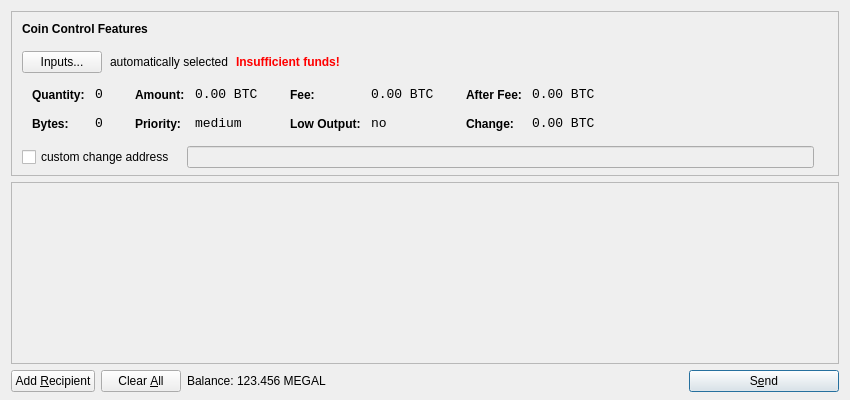
<?xml version="1.0" encoding="UTF-8"?>
<ui version="4.0">
 <class>SendCoinsDialog</class>
 <widget class="QDialog" name="SendCoinsDialog">
  <property name="geometry">
   <rect>
    <x>0</x>
    <y>0</y>
    <width>850</width>
    <height>400</height>
   </rect>
  </property>
  <property name="windowTitle">
   <string>Send Coins</string>
  </property>
  <layout class="QVBoxLayout" name="verticalLayout" stretch="0,1,0">
   <property name="bottomMargin">
    <number>8</number>
   </property>
   <item>
    <widget class="QFrame" name="frameCoinControl">
     <property name="sizePolicy">
      <sizepolicy hsizetype="Expanding" vsizetype="Expanding">
       <horstretch>0</horstretch>
       <verstretch>0</verstretch>
      </sizepolicy>
     </property>
     <property name="maximumSize">
      <size>
       <width>16777215</width>
       <height>16777215</height>
      </size>
     </property>
     <property name="frameShape">
      <enum>QFrame::StyledPanel</enum>
     </property>
     <property name="frameShadow">
      <enum>QFrame::Sunken</enum>
     </property>
     <layout class="QVBoxLayout" name="verticalLayoutCoinControl2">
      <property name="spacing">
       <number>-1</number>
      </property>
      <property name="leftMargin">
       <number>0</number>
      </property>
      <property name="topMargin">
       <number>0</number>
      </property>
      <property name="rightMargin">
       <number>0</number>
      </property>
      <property name="bottomMargin">
       <number>6</number>
      </property>
      <item>
       <layout class="QVBoxLayout" name="verticalLayoutCoinControl" stretch="0,0,0,0,1">
        <property name="spacing">
         <number>0</number>
        </property>
        <property name="leftMargin">
         <number>10</number>
        </property>
        <property name="topMargin">
         <number>10</number>
        </property>
        <item>
         <layout class="QHBoxLayout" name="horizontalLayoutCoinControl1">
          <property name="bottomMargin">
           <number>15</number>
          </property>
          <item>
           <widget class="QLabel" name="labelCoinControlFeatures">
            <property name="sizePolicy">
             <sizepolicy hsizetype="Preferred" vsizetype="Maximum">
              <horstretch>0</horstretch>
              <verstretch>0</verstretch>
             </sizepolicy>
            </property>
            <property name="font">
             <font>
              <weight>75</weight>
              <bold>true</bold>
             </font>
            </property>
            <property name="styleSheet">
             <string notr="true">font-weight:bold;</string>
            </property>
            <property name="text">
             <string>Coin Control Features</string>
            </property>
           </widget>
          </item>
         </layout>
        </item>
        <item>
         <layout class="QHBoxLayout" name="horizontalLayoutCoinControl2" stretch="0,0,0,0">
          <property name="spacing">
           <number>8</number>
          </property>
          <property name="bottomMargin">
           <number>10</number>
          </property>
          <item>
           <widget class="QPushButton" name="pushButtonCoinControl">
            <property name="styleSheet">
             <string notr="true"/>
            </property>
            <property name="text">
             <string>Inputs...</string>
            </property>
           </widget>
          </item>
          <item>
           <widget class="QLabel" name="labelCoinControlAutomaticallySelected">
            <property name="text">
             <string>automatically selected</string>
            </property>
            <property name="margin">
             <number>5</number>
            </property>
           </widget>
          </item>
          <item>
           <widget class="QLabel" name="labelCoinControlInsuffFunds">
            <property name="font">
             <font>
              <weight>75</weight>
              <bold>true</bold>
             </font>
            </property>
            <property name="styleSheet">
             <string notr="true">color:red;font-weight:bold;</string>
            </property>
            <property name="text">
             <string>Insufficient funds!</string>
            </property>
            <property name="margin">
             <number>5</number>
            </property>
           </widget>
          </item>
          <item>
           <spacer name="horizontalSpacerCoinControl">
            <property name="orientation">
             <enum>Qt::Horizontal</enum>
            </property>
            <property name="sizeHint" stdset="0">
             <size>
              <width>40</width>
              <height>1</height>
             </size>
            </property>
           </spacer>
          </item>
         </layout>
        </item>
        <item>
         <widget class="QWidget" name="widgetCoinControl" native="true">
          <property name="sizePolicy">
           <sizepolicy hsizetype="Preferred" vsizetype="Preferred">
            <horstretch>0</horstretch>
            <verstretch>0</verstretch>
           </sizepolicy>
          </property>
          <property name="minimumSize">
           <size>
            <width>0</width>
            <height>0</height>
           </size>
          </property>
          <property name="styleSheet">
           <string notr="true"/>
          </property>
          <layout class="QHBoxLayout" name="horizontalLayoutCoinControl5">
           <property name="margin">
            <number>0</number>
           </property>
           <item>
            <layout class="QHBoxLayout" name="horizontalLayoutCoinControl3" stretch="0,0,0,1">
             <property name="spacing">
              <number>20</number>
             </property>
             <property name="topMargin">
              <number>0</number>
             </property>
             <property name="bottomMargin">
              <number>10</number>
             </property>
             <item>
              <layout class="QFormLayout" name="formLayoutCoinControl1">
               <property name="horizontalSpacing">
                <number>10</number>
               </property>
               <property name="verticalSpacing">
                <number>14</number>
               </property>
               <property name="leftMargin">
                <number>10</number>
               </property>
               <property name="topMargin">
                <number>4</number>
               </property>
               <property name="rightMargin">
                <number>6</number>
               </property>
               <item row="0" column="0">
                <widget class="QLabel" name="labelCoinControlQuantityText">
                 <property name="styleSheet">
                  <string notr="true">font-weight:bold;</string>
                 </property>
                 <property name="text">
                  <string>Quantity:</string>
                 </property>
                 <property name="margin">
                  <number>0</number>
                 </property>
                </widget>
               </item>
               <item row="0" column="1">
                <widget class="QLabel" name="labelCoinControlQuantity">
                 <property name="font">
                  <font>
                   <family>Monospace</family>
                   <pointsize>10</pointsize>
                  </font>
                 </property>
                 <property name="cursor">
                  <cursorShape>IBeamCursor</cursorShape>
                 </property>
                 <property name="contextMenuPolicy">
                  <enum>Qt::ActionsContextMenu</enum>
                 </property>
                 <property name="text">
                  <string notr="true">0</string>
                 </property>
                 <property name="margin">
                  <number>0</number>
                 </property>
                 <property name="textInteractionFlags">
                  <set>Qt::LinksAccessibleByMouse|Qt::TextSelectableByKeyboard|Qt::TextSelectableByMouse</set>
                 </property>
                </widget>
               </item>
               <item row="1" column="0">
                <widget class="QLabel" name="labelCoinControlBytesText">
                 <property name="styleSheet">
                  <string notr="true">font-weight:bold;</string>
                 </property>
                 <property name="text">
                  <string>Bytes:</string>
                 </property>
                </widget>
               </item>
               <item row="1" column="1">
                <widget class="QLabel" name="labelCoinControlBytes">
                 <property name="font">
                  <font>
                   <family>Monospace</family>
                   <pointsize>10</pointsize>
                  </font>
                 </property>
                 <property name="cursor">
                  <cursorShape>IBeamCursor</cursorShape>
                 </property>
                 <property name="contextMenuPolicy">
                  <enum>Qt::ActionsContextMenu</enum>
                 </property>
                 <property name="text">
                  <string notr="true">0</string>
                 </property>
                 <property name="textInteractionFlags">
                  <set>Qt::LinksAccessibleByMouse|Qt::TextSelectableByKeyboard|Qt::TextSelectableByMouse</set>
                 </property>
                </widget>
               </item>
              </layout>
             </item>
             <item>
              <layout class="QFormLayout" name="formLayoutCoinControl2">
               <property name="horizontalSpacing">
                <number>10</number>
               </property>
               <property name="verticalSpacing">
                <number>14</number>
               </property>
               <property name="leftMargin">
                <number>6</number>
               </property>
               <property name="topMargin">
                <number>4</number>
               </property>
               <property name="rightMargin">
                <number>6</number>
               </property>
               <item row="0" column="0">
                <widget class="QLabel" name="labelCoinControlAmountText">
                 <property name="styleSheet">
                  <string notr="true">font-weight:bold;</string>
                 </property>
                 <property name="text">
                  <string>Amount:</string>
                 </property>
                 <property name="margin">
                  <number>0</number>
                 </property>
                </widget>
               </item>
               <item row="0" column="1">
                <widget class="QLabel" name="labelCoinControlAmount">
                 <property name="font">
                  <font>
                   <family>Monospace</family>
                   <pointsize>10</pointsize>
                  </font>
                 </property>
                 <property name="cursor">
                  <cursorShape>IBeamCursor</cursorShape>
                 </property>
                 <property name="contextMenuPolicy">
                  <enum>Qt::ActionsContextMenu</enum>
                 </property>
                 <property name="text">
                  <string notr="true">0.00 BTC</string>
                 </property>
                 <property name="textInteractionFlags">
                  <set>Qt::LinksAccessibleByMouse|Qt::TextSelectableByKeyboard|Qt::TextSelectableByMouse</set>
                 </property>
                </widget>
               </item>
               <item row="1" column="0">
                <widget class="QLabel" name="labelCoinControlPriorityText">
                 <property name="styleSheet">
                  <string notr="true">font-weight:bold;</string>
                 </property>
                 <property name="text">
                  <string>Priority:</string>
                 </property>
                </widget>
               </item>
               <item row="1" column="1">
                <widget class="QLabel" name="labelCoinControlPriority">
                 <property name="font">
                  <font>
                   <family>Monospace</family>
                   <pointsize>10</pointsize>
                  </font>
                 </property>
                 <property name="cursor">
                  <cursorShape>IBeamCursor</cursorShape>
                 </property>
                 <property name="contextMenuPolicy">
                  <enum>Qt::ActionsContextMenu</enum>
                 </property>
                 <property name="text">
                  <string>medium</string>
                 </property>
                 <property name="textInteractionFlags">
                  <set>Qt::LinksAccessibleByMouse|Qt::TextSelectableByKeyboard|Qt::TextSelectableByMouse</set>
                 </property>
                </widget>
               </item>
              </layout>
             </item>
             <item>
              <layout class="QFormLayout" name="formLayoutCoinControl3">
               <property name="horizontalSpacing">
                <number>10</number>
               </property>
               <property name="verticalSpacing">
                <number>14</number>
               </property>
               <property name="leftMargin">
                <number>6</number>
               </property>
               <property name="topMargin">
                <number>4</number>
               </property>
               <property name="rightMargin">
                <number>6</number>
               </property>
               <item row="0" column="0">
                <widget class="QLabel" name="labelCoinControlFeeText">
                 <property name="styleSheet">
                  <string notr="true">font-weight:bold;</string>
                 </property>
                 <property name="text">
                  <string>Fee:</string>
                 </property>
                 <property name="margin">
                  <number>0</number>
                 </property>
                </widget>
               </item>
               <item row="0" column="1">
                <widget class="QLabel" name="labelCoinControlFee">
                 <property name="font">
                  <font>
                   <family>Monospace</family>
                   <pointsize>10</pointsize>
                  </font>
                 </property>
                 <property name="cursor">
                  <cursorShape>IBeamCursor</cursorShape>
                 </property>
                 <property name="contextMenuPolicy">
                  <enum>Qt::ActionsContextMenu</enum>
                 </property>
                 <property name="text">
                  <string notr="true">0.00 BTC</string>
                 </property>
                 <property name="textInteractionFlags">
                  <set>Qt::LinksAccessibleByMouse|Qt::TextSelectableByKeyboard|Qt::TextSelectableByMouse</set>
                 </property>
                </widget>
               </item>
               <item row="1" column="0">
                <widget class="QLabel" name="labelCoinControlLowOutputText">
                 <property name="styleSheet">
                  <string notr="true">font-weight:bold;</string>
                 </property>
                 <property name="text">
                  <string>Low Output:</string>
                 </property>
                </widget>
               </item>
               <item row="1" column="1">
                <widget class="QLabel" name="labelCoinControlLowOutput">
                 <property name="font">
                  <font>
                   <family>Monospace</family>
                   <pointsize>10</pointsize>
                  </font>
                 </property>
                 <property name="cursor">
                  <cursorShape>IBeamCursor</cursorShape>
                 </property>
                 <property name="contextMenuPolicy">
                  <enum>Qt::ActionsContextMenu</enum>
                 </property>
                 <property name="text">
                  <string>no</string>
                 </property>
                 <property name="textInteractionFlags">
                  <set>Qt::LinksAccessibleByMouse|Qt::TextSelectableByKeyboard|Qt::TextSelectableByMouse</set>
                 </property>
                </widget>
               </item>
              </layout>
             </item>
             <item>
              <layout class="QFormLayout" name="formLayoutCoinControl4">
               <property name="horizontalSpacing">
                <number>10</number>
               </property>
               <property name="verticalSpacing">
                <number>14</number>
               </property>
               <property name="leftMargin">
                <number>6</number>
               </property>
               <property name="topMargin">
                <number>4</number>
               </property>
               <property name="rightMargin">
                <number>6</number>
               </property>
               <item row="0" column="0">
                <widget class="QLabel" name="labelCoinControlAfterFeeText">
                 <property name="styleSheet">
                  <string notr="true">font-weight:bold;</string>
                 </property>
                 <property name="text">
                  <string>After Fee:</string>
                 </property>
                 <property name="margin">
                  <number>0</number>
                 </property>
                </widget>
               </item>
               <item row="0" column="1">
                <widget class="QLabel" name="labelCoinControlAfterFee">
                 <property name="font">
                  <font>
                   <family>Monospace</family>
                   <pointsize>10</pointsize>
                  </font>
                 </property>
                 <property name="cursor">
                  <cursorShape>IBeamCursor</cursorShape>
                 </property>
                 <property name="contextMenuPolicy">
                  <enum>Qt::ActionsContextMenu</enum>
                 </property>
                 <property name="text">
                  <string notr="true">0.00 BTC</string>
                 </property>
                 <property name="textInteractionFlags">
                  <set>Qt::LinksAccessibleByMouse|Qt::TextSelectableByKeyboard|Qt::TextSelectableByMouse</set>
                 </property>
                </widget>
               </item>
               <item row="1" column="0">
                <widget class="QLabel" name="labelCoinControlChangeText">
                 <property name="styleSheet">
                  <string notr="true">font-weight:bold;</string>
                 </property>
                 <property name="text">
                  <string>Change:</string>
                 </property>
                </widget>
               </item>
               <item row="1" column="1">
                <widget class="QLabel" name="labelCoinControlChange">
                 <property name="font">
                  <font>
                   <family>Monospace</family>
                   <pointsize>10</pointsize>
                  </font>
                 </property>
                 <property name="cursor">
                  <cursorShape>IBeamCursor</cursorShape>
                 </property>
                 <property name="contextMenuPolicy">
                  <enum>Qt::ActionsContextMenu</enum>
                 </property>
                 <property name="text">
                  <string notr="true">0.00 BTC</string>
                 </property>
                 <property name="textInteractionFlags">
                  <set>Qt::LinksAccessibleByMouse|Qt::TextSelectableByKeyboard|Qt::TextSelectableByMouse</set>
                 </property>
                </widget>
               </item>
              </layout>
             </item>
            </layout>
           </item>
          </layout>
         </widget>
        </item>
        <item>
         <layout class="QHBoxLayout" name="horizontalLayoutCoinControl4" stretch="0,0,0">
          <property name="spacing">
           <number>12</number>
          </property>
          <property name="sizeConstraint">
           <enum>QLayout::SetDefaultConstraint</enum>
          </property>
          <property name="topMargin">
           <number>5</number>
          </property>
          <property name="rightMargin">
           <number>5</number>
          </property>
          <item>
           <widget class="QCheckBox" name="checkBoxCoinControlChange">
            <property name="text">
             <string>custom change address</string>
            </property>
           </widget>
          </item>
          <item>
           <widget class="QLineEdit" name="lineEditCoinControlChange">
            <property name="enabled">
             <bool>false</bool>
            </property>
            <property name="sizePolicy">
             <sizepolicy hsizetype="Expanding" vsizetype="Fixed">
              <horstretch>0</horstretch>
              <verstretch>0</verstretch>
             </sizepolicy>
            </property>
           </widget>
          </item>
          <item>
           <widget class="QLabel" name="labelCoinControlChangeLabel">
            <property name="sizePolicy">
             <sizepolicy hsizetype="Preferred" vsizetype="Expanding">
              <horstretch>0</horstretch>
              <verstretch>0</verstretch>
             </sizepolicy>
            </property>
            <property name="minimumSize">
             <size>
              <width>0</width>
              <height>0</height>
             </size>
            </property>
            <property name="text">
             <string/>
            </property>
            <property name="margin">
             <number>3</number>
            </property>
           </widget>
          </item>
         </layout>
        </item>
        <item>
         <spacer name="verticalSpacerCoinControl">
          <property name="orientation">
           <enum>Qt::Vertical</enum>
          </property>
          <property name="sizeHint" stdset="0">
           <size>
            <width>800</width>
            <height>1</height>
           </size>
          </property>
         </spacer>
        </item>
       </layout>
      </item>
     </layout>
    </widget>
   </item>
   <item>
    <widget class="QScrollArea" name="scrollArea">
     <property name="widgetResizable">
      <bool>true</bool>
     </property>
     <widget class="QWidget" name="scrollAreaWidgetContents">
      <property name="geometry">
       <rect>
        <x>0</x>
        <y>0</y>
        <width>830</width>
        <height>165</height>
       </rect>
      </property>
      <layout class="QVBoxLayout" name="verticalLayout_2">
       <property name="margin">
        <number>0</number>
       </property>
       <item>
        <layout class="QVBoxLayout" name="entries">
         <property name="spacing">
          <number>6</number>
         </property>
        </layout>
       </item>
       <item>
        <spacer name="verticalSpacer">
         <property name="orientation">
          <enum>Qt::Vertical</enum>
         </property>
         <property name="sizeHint" stdset="0">
          <size>
           <width>20</width>
           <height>40</height>
          </size>
         </property>
        </spacer>
       </item>
      </layout>
     </widget>
    </widget>
   </item>
   <item>
    <layout class="QHBoxLayout" name="horizontalLayout">
     <item>
      <widget class="QPushButton" name="addButton">
       <property name="toolTip">
        <string>Send to multiple recipients at once</string>
       </property>
       <property name="text">
        <string>Add &amp;Recipient</string>
       </property>
       <property name="icon">
        <iconset resource="../bitcoin.qrc">
         <normaloff>:/icons/add</normaloff>:/icons/add</iconset>
       </property>
       <property name="autoDefault">
        <bool>false</bool>
       </property>
      </widget>
     </item>
     <item>
      <widget class="QPushButton" name="clearButton">
       <property name="sizePolicy">
        <sizepolicy hsizetype="Minimum" vsizetype="Fixed">
         <horstretch>0</horstretch>
         <verstretch>0</verstretch>
        </sizepolicy>
       </property>
       <property name="toolTip">
        <string>Remove all transaction fields</string>
       </property>
       <property name="text">
        <string>Clear &amp;All</string>
       </property>
       <property name="icon">
        <iconset resource="../bitcoin.qrc">
         <normaloff>:/icons/remove</normaloff>:/icons/remove</iconset>
       </property>
       <property name="autoRepeatDelay">
        <number>300</number>
       </property>
       <property name="autoDefault">
        <bool>false</bool>
       </property>
      </widget>
     </item>
     <item>
      <layout class="QHBoxLayout" name="horizontalLayout_2">
       <property name="spacing">
        <number>3</number>
       </property>
       <item>
        <widget class="QLabel" name="label">
         <property name="text">
          <string>Balance:</string>
         </property>
        </widget>
       </item>
       <item>
        <widget class="QLabel" name="labelBalance">
         <property name="cursor">
          <cursorShape>IBeamCursor</cursorShape>
         </property>
         <property name="text">
          <string>123.456 MEGAL</string>
         </property>
         <property name="textInteractionFlags">
          <set>Qt::LinksAccessibleByMouse|Qt::TextSelectableByKeyboard|Qt::TextSelectableByMouse</set>
         </property>
        </widget>
       </item>
      </layout>
     </item>
     <item>
      <spacer name="horizontalSpacer">
       <property name="orientation">
        <enum>Qt::Horizontal</enum>
       </property>
       <property name="sizeHint" stdset="0">
        <size>
         <width>40</width>
         <height>20</height>
        </size>
       </property>
      </spacer>
     </item>
     <item>
      <widget class="QPushButton" name="sendButton">
       <property name="minimumSize">
        <size>
         <width>150</width>
         <height>0</height>
        </size>
       </property>
       <property name="toolTip">
        <string>Confirm the send action</string>
       </property>
       <property name="text">
        <string>S&amp;end</string>
       </property>
       <property name="icon">
        <iconset resource="../bitcoin.qrc">
         <normaloff>:/icons/send</normaloff>:/icons/send</iconset>
       </property>
       <property name="default">
        <bool>true</bool>
       </property>
      </widget>
     </item>
    </layout>
   </item>
  </layout>
 </widget>
 <resources>
  <include location="../bitcoin.qrc"/>
 </resources>
 <connections/>
</ui>
